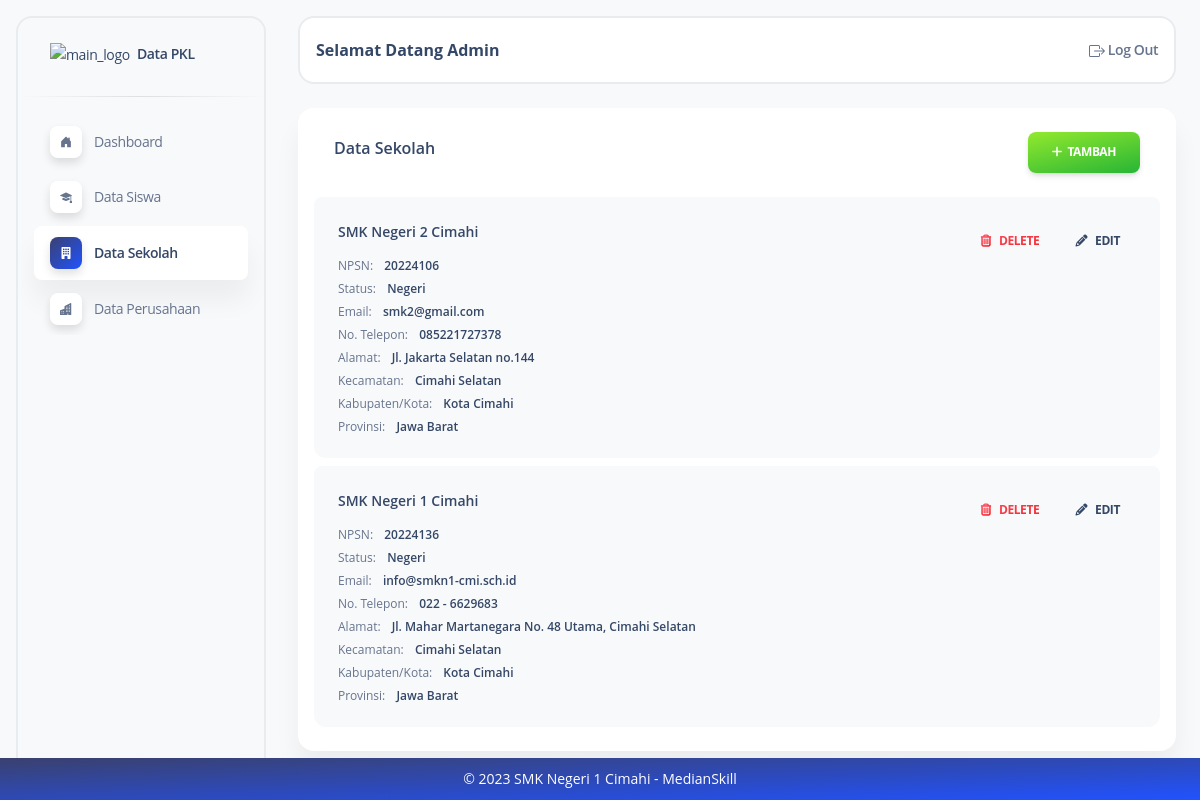
Page /sekolah/ (signed in) on the earlier database version.
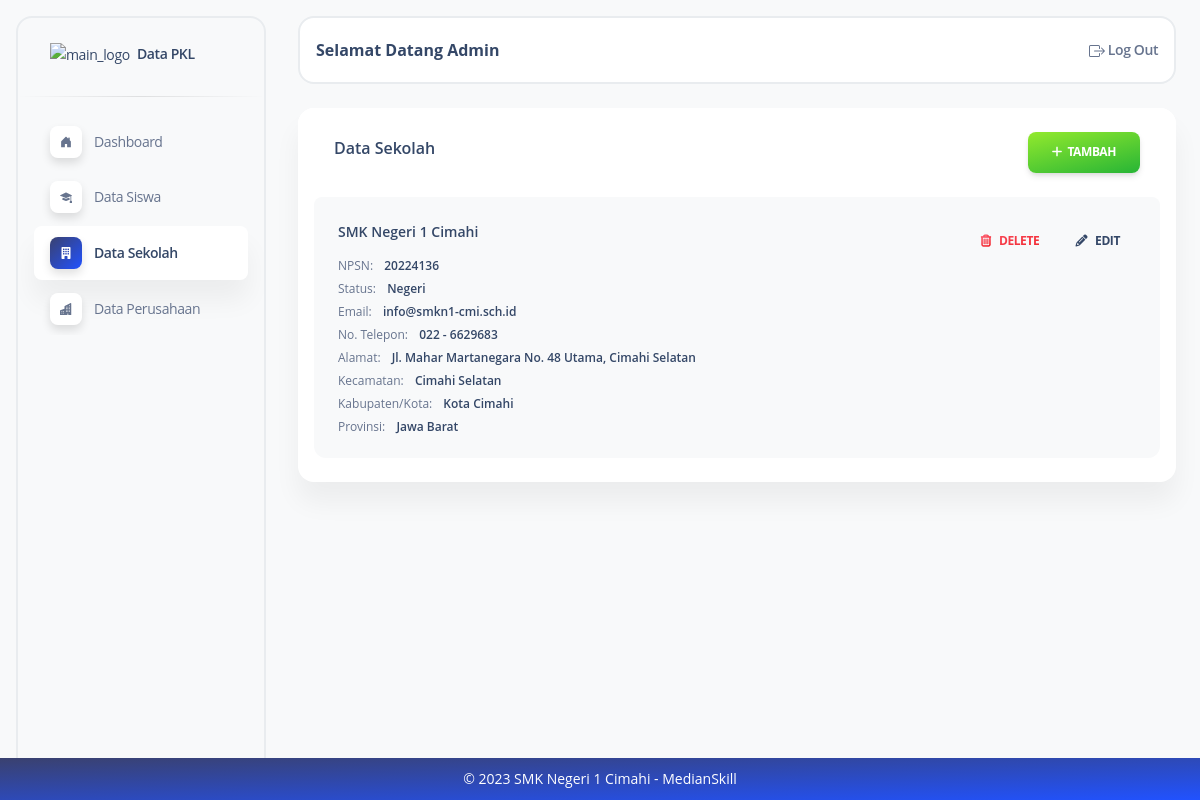
Same page on the later database version.
### datasekolah/models.py (models this page shows, shortened)
class Datasekolah(models.Model):
    npsn = models.CharField(max_length=10, null=True)
    nama = models.CharField(max_length=50)
    email = models.EmailField(max_length=100, blank=True, null=True)
    hp = models.CharField(max_length=13, blank=True, null=True)
    alamat = models.TextField(blank=True, null=True)
    provinsi = models.CharField(blank=True, null=True, max_length=50)
    kabupaten_kota = models.CharField(blank=True, null=True, max_length=50)
    kecamatan = models.CharField(blank=True, null=True, max_length=50)
    status = models.CharField(
        max_length=10,
        choices=StatusSekolah.choices,
        default=StatusSekolah.SWASTA
    )
    created_by = models.ForeignKey(User, blank=True, null=True, on_delete=models.SET_NULL, related_name="sekolah_created_by")
    created_at = models.DateTimeField(auto_now_add=True)
    updated_at = models.DateTimeField(auto_now=True)
    class Meta:
        db_table = "sekolah"
        ordering = ["-id"]
        verbose_name_plural = "Sekolah"

### datasekolah/views.py (the view)
# urls.py: path("sekolah/", list_sekolah),
@login_required
def list_sekolah(request):
    list = Datasekolah.objects.all()
    return render(request, 'sekolah/list_sekolah.html', {'list': list})

### templates/sekolah/list_sekolah.html
{% extends "index.html" %}
{% block content %}
<div class="flex flex-wrap -mx-3">
  <div class="flex-none w-full max-w-full px-3">
    <div class="relative flex flex-col min-w-0 mb-6 break-words bg-white border-0 border-transparent border-solid shadow-soft-xl rounded-2xl bg-clip-border">
      <div class="flex p-6 pb-0 mb-0 bg-white border-b-0 border-b-solid rounded-t-2xl border-b-transparent">
        <div class="flex items-center flex-none w-1/2 max-w-full px-3">
          <h6 class="flex-auto">Data Sekolah</h6>
        </div>
        <div class="flex-none w-1/2 max-w-full px-3 text-right">
          <a class="inline-block px-6 py-3 font-bold text-center text-white uppercase align-middle transition-all bg-transparent rounded-lg cursor-pointer leading-pro text-xs ease-soft-in shadow-soft-md bg-150 bg-gradient-to-tl from-green-600 to-lime-400 hover:shadow-soft-xs active:opacity-85 hover:scale-102 tracking-tight-soft bg-x-25" href="create-sekolah"> <i class="fas fa-plus"> </i>&nbsp;&nbsp;Tambah</a>
        </div>
      </div>
      <div class="flex-auto p-4 pt-6">
        <ul class="flex flex-col pl-0 mb-0 rounded-lg">
          {% for sekolah in list %}
          <li class="relative flex p-6 mb-2 border-0 rounded-t-inherit rounded-xl bg-gray-50">
            <div class="flex flex-col">
              <h6 class="mb-4 leading-normal text-sm">{{ sekolah.nama }}</h6>
              <span class="mb-2 leading-tight text-xs">NPSN: <span class="font-semibold text-slate-700 sm:ml-2">{{ sekolah.npsn }}</span></span>
              <span class="mb-2 leading-tight text-xs">Status: <span class="font-semibold text-slate-700 sm:ml-2">{{ sekolah.status }}</span></span>
              <span class="mb-2 leading-tight text-xs">Email: <span class="font-semibold text-slate-700 sm:ml-2">{{ sekolah.email }}</span></span>
              <span class="mb-2 leading-tight text-xs">No. Telepon: <span class="font-semibold text-slate-700 sm:ml-2">{{ sekolah.hp }}</span></span>
              <span class="mb-2 leading-tight text-xs">Alamat: <span class="font-semibold text-slate-700 sm:ml-2">{{ sekolah.alamat }}</span></span>
              <span class="mb-2 leading-tight text-xs">Kecamatan: <span class="font-semibold text-slate-700 sm:ml-2">{{ sekolah.kecamatan }}</span></span>
              <span class="mb-2 leading-tight text-xs">Kabupaten/Kota: <span class="font-semibold text-slate-700 sm:ml-2">{{ sekolah.kabupaten_kota }}</span></span>
              <span class="leading-tight text-xs">Provinsi: <span class="font-semibold text-slate-700 sm:ml-2">{{ sekolah.provinsi }}</span></span>
            </div>
            <div class="ml-auto text-right">
              <a class="relative z-10 inline-block px-4 py-3 mb-0 font-bold text-center text-transparent uppercase align-middle transition-all border-0 rounded-lg shadow-none cursor-pointer leading-pro text-xs ease-soft-in bg-150 bg-gradient-to-tl from-red-600 to-rose-400 hover:scale-102 active:opacity-85 bg-x-25 bg-clip-text" href="{% url '/sekolah/delete' sekolah.id %}" onclick="return confirm('Yakin ingin menghapus {{ sekolah.nama }}?')"><i class="mr-2 far fa-trash-alt bg-150 bg-gradient-to-tl from-red-600 to-rose-400 bg-x-25 bg-clip-text"></i>Delete</a>
              <a class="inline-block px-4 py-3 mb-0 font-bold text-center uppercase align-middle transition-all bg-transparent border-0 rounded-lg shadow-none cursor-pointer leading-pro text-xs ease-soft-in bg-150 hover:scale-102 active:opacity-85 bg-x-25 text-slate-700" href="{% url '/sekolah/edit' sekolah.id %}"><i class="mr-2 fas fa-pencil-alt text-slate-700" aria-hidden="true"></i>Edit</a>
            </div>
          </li>
          {% endfor %}
        </ul>
      </div>
    </div>
  </div>
</div>
{% endblock %}

Differences in the rows shown:
removed Datasekolah: nama "SMK Negeri 2 Cimahi", npsn "20224106", status "Negeri", email "smk2@gmail.com", hp "085221727378", alamat "Jl. Jakarta Selatan no.144", kecamatan "Cimahi Selatan", kabupaten_kota "Kota Cimahi", provinsi "Jawa Barat"
